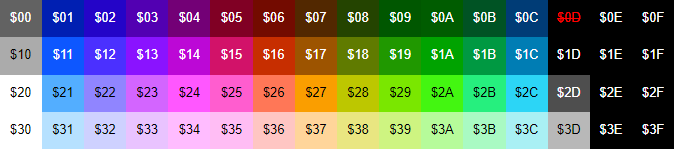
#> input picture nes_2c02_colour_palette.png, 674 x 149 px, found by its file name
$ python image_to_8by8nes.py
#> lines starting #> are read from the running program, lines starting #| are printed output that depends on the picture
from PIL import Image
import matplotlib.pyplot as plt
import cv2
import numpy as np
import pandas as pd
from scipy.spatial import distance
from collections import Counter
import random

def make_template(image_path,locx,locy):
#> called with locx = 16, locy = 4
    try:
        image = cv2.cvtColor(cv2.imread(image_path), cv2.COLOR_BGRA2RGBA)
    except:
        image = cv2.cvtColor(cv2.imread(image_path), cv2.COLOR_BGR2RGB)
    plt.imshow(image)
    plt.show()
    ys,xs,_ = image.shape
#> ys = 149; xs = 674
    allc = []
    avgc = []

    for j in range(locy):
        for i in range(locx):
            allc.append(image[j*ys//locy:(j+1)*ys//locy,i*xs//locx:(i+1)*xs//locx])
#> after the loop, allc = 64 items

    for c in allc:
        color_counts = {}
        for pixel in c:
            for p in pixel:
                rgb = tuple(p[:3])
                color_counts[rgb] = color_counts.get(rgb, 0) + 1
            most_frequent_color = max(color_counts, key=color_counts.get)
        avgc.append(list(most_frequent_color))
#> this loop made 64 passes
#> after the loop, avgc = 64 items, first 6: [98, 98, 98], [0, 31, 178], [36, 4, 200], [82, 0, 178], [115, 0, 118], [128, 0, 36]

    final = np.uint8(avgc).reshape(locy,locx,3)
    #plt.imshow(final)
    #plt.show()

    return final

# [201 lines left out: functions apply_template, extend_string_array, convert_to_hex, not called in this run]


def apply_hex(hex_palette_values, matrix_2c02, hex_list):
    data_lines = [line.strip().replace(".byte", "").replace(" ", "").split(",") for line in hex_palette_values]
    hex_values_clean = [[entry.upper() for entry in line] for line in data_lines]

    colorv = []
    for h in hex_values_clean:
        for hh in h:
            for c, h2 in zip(matrix_2c02.reshape(matrix_2c02.shape[0]*matrix_2c02.shape[1],3),hex_list.flatten()):
                if hh == h2:
                    colorv.append(list(c))


    final_image = np.uint8(np.array(colorv)).reshape(len(colorv)//4,4,3)
    num_blocks = final_image.shape[0] // 4
    fig, axs = plt.subplots(num_blocks, 1, figsize=(6, 2*num_blocks))
    titles = ["Background", "Sprites"]
    for i in range(num_blocks):
        axs[i].imshow(final_image[i*4:(i+1)*4])
        axs[i].axis('off')  # Turn off axis for cleaner display
        axs[i].set_title(titles[i])

    plt.show()
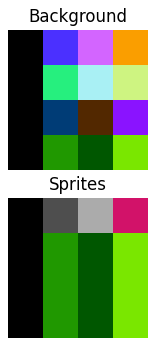
#> figure drawn by matplotlib, 2 panels

    return final_image


def plot_sprites(raw_data, xsize, ysize, bits, sprites_palettes):

#> called with xsize = 32, ysize = 30, bits = 8, sprites_palettes = array of shape (4, 4, 3)
    data_lines = [line.strip().replace(".byte", "").split(",") for line in raw_data]
    flags = [a[2].split('$')[1] for a in  data_lines]

    binary_entries = [bin(int(entry, 16))[2:].zfill(8) for entry in flags]
    flags_list = []
    for binary_entry in binary_entries:
        flags = {
            'vflip': bool(int(binary_entry[7], 2)),
            'hflip': bool(int(binary_entry[6], 2)),
            'priority': bool(int(binary_entry[5], 2)),
            'palette': int(binary_entry[1:3], 2)
        }
        flags_list.append(flags)

    palette_entries = [entry['palette'] for entry in flags_list]

    processed_data = [[int(value.split('$')[1], 16) for value in line] for line in data_lines]

    sprites = np.uint8(np.zeros((ysize * bits, xsize * bits, 3)))

    hb = bits//2

    for line, entry in zip(processed_data, palette_entries):
        x = line[-1]
        y = line[0]
        p = sprites_palettes[entry]

        sprites[y:y+hb, x:x+hb] = p[0]
        sprites[y+hb:y+bits, x:x+hb] = p[1]
        sprites[y:y+hb, x+hb:x+bits] = p[2]
        sprites[y+hb:y+bits, x+hb:x+bits] = p[3]
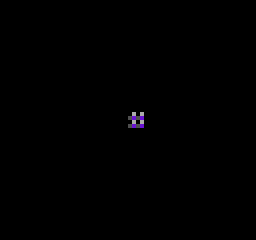
#> sprites: shape (240, 256, 3); mean of channels 0, 1, 2 0.5, 0.3, 0.4; drawn as B, G, R


    plt.imshow(sprites, cmap='gray', interpolation='none')
    plt.title("Sprite Screen location + Palette")
    plt.show()

    return sprites, flags_list

def generate_background(initial_nametable, background_addresses, xsize, ysize, bits, attribute_table, background_palettes):

    nametable_address = int(initial_nametable.split('$')[1], 16)  # Assuming a default nametable address of $2000
    offsets = [int(address.split('$')[1], 16) - nametable_address for address in background_addresses]

    background = np.uint8(np.zeros((ysize * bits, xsize * bits,3)))

    hb = bits//2

    for offset in offsets:
        for i in range(background.shape[0]//bits):
            for j in range(background.shape[1]//bits):
                spot = j + i * background.shape[1]//bits
                if spot == offset:
                    p = background_palettes[attribute_table[i//2,j//2]]
                    background[i*bits:i*bits+hb, j*bits:j*bits+hb] = p[0]
                    background[i*bits+hb:i*bits+bits, j*bits:j*bits+hb] = p[1]
                    background[i*bits:i*bits+hb, j*bits+hb:j*bits+bits] = p[2]
                    background[i*bits+hb:i*bits+bits, j*bits+hb:j*bits+bits] = p[3]

    plt.imshow(background, cmap='gray', interpolation='none')
    plt.title("Background Nametable + Attribute table")
    plt.show()

    return background

def convert_and_reverse(binary_str):
    binary_chunks = [binary_str[i:i+2] for i in range(0, len(binary_str), 2)]
    decimal_values = [int(chunk, 2) for chunk in binary_chunks[::-1]]
    return decimal_values

def process_attributes(initial_attribute, at, coloring):
    attribute_table = np.zeros((8, 8))

    attribute_address = int(initial_attribute.split('$')[1], 16)  # Assuming a default nametable address of $2000
    offsets = [int(a.split('$')[1], 16) - attribute_address for a in at]

    coloring_without_percent = [color[1:] for color in coloring]

    organized_colors = [convert_and_reverse(binary_str) for binary_str in coloring_without_percent]

    for offset in offsets:
        x_offset = offset // 8
        y_offset = offset % 8
        attribute_table[x_offset:(x_offset + 1), y_offset:(y_offset + 1)] = 1

    # Resize the array
    scaled = np.array(cv2.resize(np.uint8(attribute_table*255.0), (0,0), fx=2, fy=2) > 100) * 1
    soffsets = [a * 2 if 16 * 2 * (a // 8) == 0 else 16 * 2 * (a // 8) for a in offsets]

    for so, c in zip(soffsets, organized_colors):
        for i in range(scaled.shape[0]):
            for j in range(scaled.shape[1]):
                spot = j + i * scaled.shape[0]
                if spot == so:
                    scaled[i, j] = c[0]
                    scaled[i, j+1] = c[1]
                    scaled[i+1, j] = c[2]
                    scaled[i+1, j+1] = c[3]

    #plt.imshow(scaled, cmap='gray', interpolation='none')
    #plt.show()

    resized = scaled[:-1,:]

    return resized


# [4 lines of commented-out code are left out]

image_path = r'C:\assembly\NES-game-dev-main\\nes_2c02_colour_palette.png'
locy = 4
locx = 16
hex_list = np.array([[f"${(i * locx + j):02X}" for j in range(locx)] for i in range(locy)]).reshape(locy,locx)

matrix_2c02 = make_template(image_path,locx,locy)

# [6 lines of commented-out code are left out]


hex_palette_values =   [".byte $0f, $12, $23, $27",
                        ".byte $0f, $2b, $3c, $39",
                        ".byte $0f, $0c, $07, $13",
                        ".byte $0f, $19, $09, $29",
                        ".byte $0f, $2d, $10, $15",
                        ".byte $0f, $19, $09, $29",
                        ".byte $0f, $19, $09, $29",
                        ".byte $0f, $19, $09, $29"]

#convert hex values into colour palettes
fpalettes = apply_hex(hex_palette_values, matrix_2c02, hex_list)
background_palettes = fpalettes[:4]
sprites_palettes = fpalettes[4:]


sprite_info = [
    ".byte $70, $05, $00, $80",
    ".byte $70, $06, $00, $88",
    ".byte $78, $07, $00, $80",
    ".byte $78, $08, $00, $88"
]
#shows where the background/sprites are being drawn
xsize=32
ysize=30
bits=8

sprites, flags_list = plot_sprites(sprite_info, xsize, ysize, bits, sprites_palettes)
#> flags_list = 4 items


at = ["$23C2", "$23E0"]
coloring = ["%01000000", "%00001100"]
initial_attribute = "$23C0"
attribute_table = process_attributes(initial_attribute, at, coloring)


addresses = ["$206b", "$2157", "$2223", "$2352"]
addresses2 = ["$2074", "$2143" ,"$215d" ,"$2173", "$222f" ,"$22f7"]
addresses3 = ["$20f1", "$21a8", "$227a", "$2344", "$237c"]

background_addresses = addresses + addresses2 + addresses3

initial_nametable = "$2000"
background = generate_background(initial_nametable, background_addresses, xsize, ysize, bits, attribute_table, background_palettes)


alltogether = sprites + background
plt.imshow(alltogether)
plt.title("Game Screen!")
plt.show()

$ run again, with fireball.png copied over nes_2c02_colour_palette.png
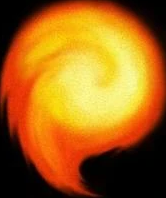
#> input picture fireball.png, 166 x 198 px, found by its file name
#> after the loop in make_template, `for j in range(locy):`: allc = 64 items
#> the loop in make_template, `for c in allc:` made 64 passes
#> after the loop in make_template, `for c in allc:`: avgc = 64 items, first 6: [0, 0, 0], [0, 0, 0], [0, 0, 0], [3, 1, 0], [253, 164, 14], [251, 170, 10]
#> in apply_hex, `plt.show()`:
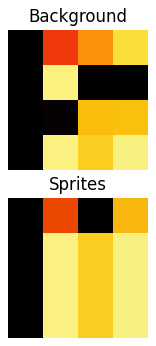
#> figure drawn by matplotlib, 2 panels
#> flags_list = 4 items
